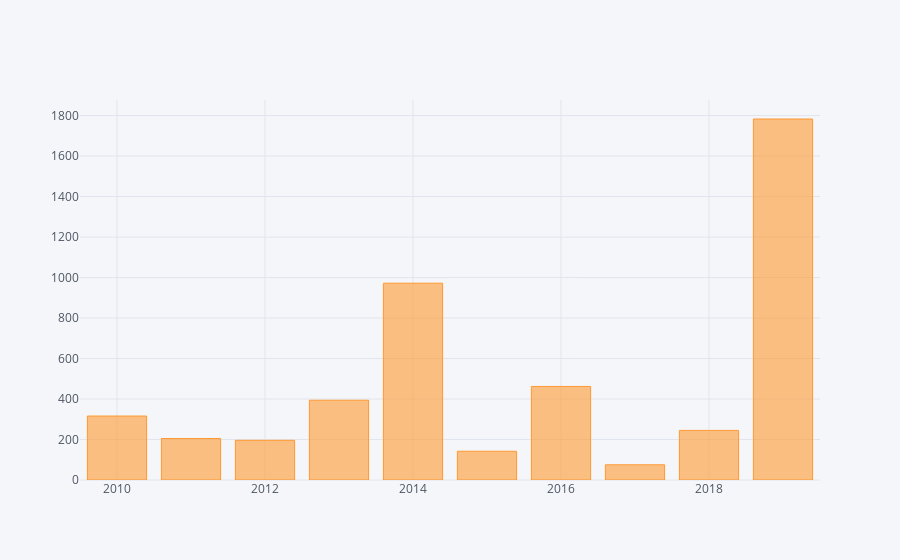

The cell this chart's notebook holds for it:
### Code cell
df["year"].value_counts().sort_index().iplot(kind='bar')

### Figure 1 — Plotly figure (JSON) as saved in the notebook; plotly's stock layout.template omitted (floating-point values rounded to 4 significant figures)
{"data": [{"marker": {"color": "rgba(255, 153, 51, 0.6)", "line": {"color": "rgba(255, 153, 51, 1.0)", "width": 1}}, "name": "year", "orientation": "v", "text": "", "type": "bar", "uid": "6a9cddd3-aa58-4c2b-9c40-135cb3f3d6e1", "x": [2010, 2011, 2012, 2013, 2014, 2015, 2016, 2017, 2018, 2019], "y": [316, 205, 196, 394, 972, 142, 462, 75, 245, 1783]}], "layout": {"legend": {"bgcolor": "#F5F6F9", "font": {"color": "#4D5663"}}, "paper_bgcolor": "#F5F6F9", "plot_bgcolor": "#F5F6F9", "title": {"font": {"color": "#4D5663"}}, "xaxis": {"gridcolor": "#E1E5ED", "showgrid": true, "tickfont": {"color": "#4D5663"}, "title": {"font": {"color": "#4D5663"}, "text": ""}, "zerolinecolor": "#E1E5ED"}, "yaxis": {"gridcolor": "#E1E5ED", "showgrid": true, "tickfont": {"color": "#4D5663"}, "title": {"font": {"color": "#4D5663"}, "text": ""}, "zerolinecolor": "#E1E5ED"}}}
